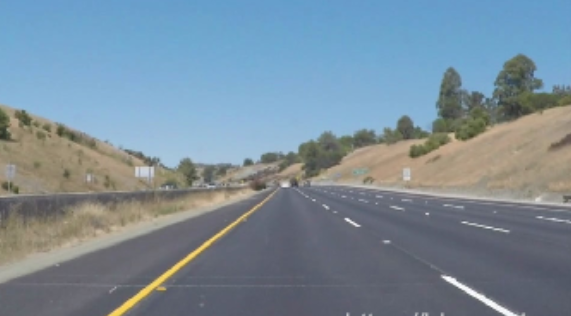
#> input picture road.PNG, 571 x 316 px, found by its file name
$ python lanedetect.py   (older library calls are emulated)
#> lines starting #> are read from the running program, lines starting #| are printed output that depends on the picture; after the words box and inside, x2 and y2 are one past the last pixel; in counts of white or black regions, pixels touching at a corner belong together

import matplotlib.pyplot as plt
import matplotlib.image as mpimg
import numpy as np
import cv2

image = mpimg.imread('./road.png')
#> image is the input picture: shape (316, 571, 4) float32; mean R, G, B, A 0.478, 0.549, 0.601, 1

def grayscale(img):
    return cv2.cvtColor(img,cv2.COLOR_RGB2GRAY)

def canny(img,low_threshold=100,high_threshold=200):
    return cv2.Canny(img,low_threshold,high_threshold)

def region_of_interest(img):
        """
        分割出ROI，并填充，再对图像掩膜处理，将其他object遮挡
        """
        #draw the polygon with three vertices
        height=img.shape[0]
        width=img.shape[1]
        region_of_interest_vertices = [
        (0, height),
        (width / 2, height / 2),
        (width, height)]
        # Define a blank matrix that matches the image height/width.
        mask = np.zeros_like(img)
        # Retrieve the number of color channels of the image.
        #channel_count = img.shape[2]
        # Create a match color with the same color channel counts.
        #match_mask_color = (255,) * channel_count #彩色图像时的color
        match_mask_color = 255
        # Fill inside the polygon
        #cv2.fillPoly(mask, np.array([region_of_interest_vertices],np.int32)，match_mask_color)#多边形填充
        cv2.fillPoly(mask, np.array([region_of_interest_vertices],np.int32), match_mask_color)
        #按位与操作，对图片进行mask淹膜操作，ROI区域正常显示，其他区域置零
        masked_image = cv2.bitwise_and(img, mask)
        return masked_image

def hough_lines(img,rho=6,theta=np.pi/180,threshold=160,
                    min_line_len=40,max_line_gap=25):

        lines=cv2.HoughLinesP(img,rho,theta,threshold, np.array([]),
                              minLineLength=min_line_len, maxLineGap=max_line_gap)
        return lines

def draw_lines(img,lines,color=[255,0,0],thickness=3):
        imm=img

        if lines is None:
            return
        img=np.copy(img)
        #生成待划线的图,zeros，addweighted混合的时候，0值不会显示
        img_channels=img.shape[2]
        line_img=np.zeros((img.shape[0],img.shape[1],img_channels),dtype=np.uint8)
        for line in lines:
            for x1,y1,x2,y2 in line:
                cv2.line(line_img,(x1,y1),(x2,y2),color,thickness)
        img=cv2.addWeighted(img, 0.8, line_img, 1.0, 0.0, imm, cv2.CV_32F)
        return img


def group_lines_and_draw(img,lines):
    """
    根据斜率，将所有的线分为左右两组,斜率绝对值小于0.5的舍去（影响不显著）
    （因为图像的原点在左上角，slope<0是left lines，slope>0是right lines)
    设定min_y作为left和right的top线,max_y为bottom线，求出四个x值即可确定直线：
    将left和right的点分别线性拟合，拟合方程根据y值，求出x值，画出lane
    """
    left_x,left_y,right_x,right_y=[],[],[],[]
    for line in lines:
        for x1,y1,x2,y2 in line:
            slope=(y2-y1)/(x2-x1)
            #if abs(slope)<0.5: continue
            if slope<0:
                left_x.extend([x1,x2])
                left_y.extend([y1,y2])
            if slope>0:
                right_x.extend([x1,x2])
                right_y.extend([y1,y2])
    #设定top 和 bottom的y值，left和right的y值都一样
    min_y=int(img.shape[0]*(3/5))
    max_y=int(img.shape[0])

    #对left的所有点进行线性拟合
    poly_left = np.poly1d(np.polyfit(left_y,left_x,deg=1))
    left_x_start = int(poly_left(max_y))
    left_x_end = int(poly_left(min_y))
    #对right的所有点进行线性拟合
    poly_right = np.poly1d(np.polyfit(right_y,right_x,deg=1))
    right_x_start = int(poly_right(max_y))
    right_x_end = int(poly_right(min_y))

    line_image=draw_lines(img,[[
            [left_x_start,max_y,left_x_end,min_y],
            [right_x_start,max_y,right_x_end,min_y],
            ]],thickness=5)
    return line_image


#plt.imshow(image)
#plt.show()

gray_image=grayscale(image)
#> in grayscale, `return cv2.cvtColor(img,cv2.COLOR_RGB2GRAY)`:
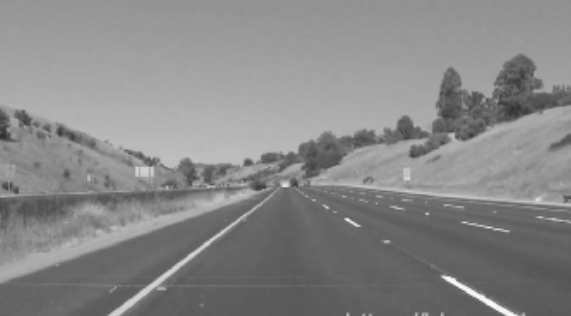
#> returned value: shape (316, 571) float32; min 0.178, max 0.985, mean 0.533
#plt.imshow(gray_image, cmap='gray')
gray_image = (gray_image * 255).astype(np.uint8)


canny_img=canny(gray_image)
#> in canny, `return cv2.Canny(img,low_threshold,high_threshold)`:
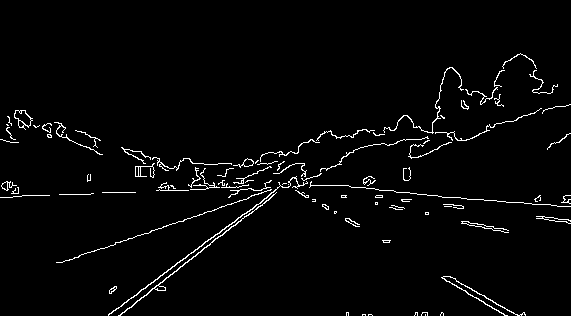
#> returned value: shape (316, 571); 2.6% white in thin lines or dots, all inside (x1, y1, x2, y2) = (0, 53, 571, 316)
#canny_img = (canny_img * 255).astype(np.uint8)
#plt.imshow(canny_img)
#plt.show()


ROI_img=region_of_interest(canny_img)
#> in region_of_interest, `cv2.fillPoly(mask, np.array([region_of_interest_vertices],np.int32), m..`:
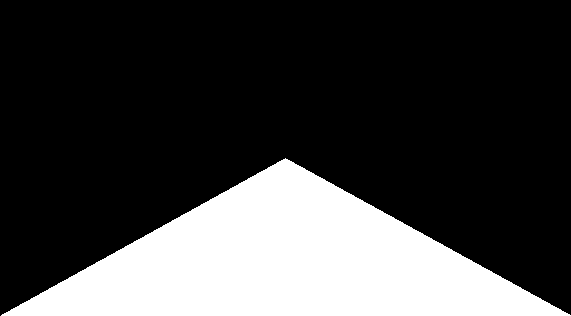
#> mask: shape (316, 571); 25.1% white; 1 white region, box (x1, y1, x2, y2) and area: (1, 158, 571, 316) 45236
#> in region_of_interest, `masked_image = cv2.bitwise_and(img, mask)`:
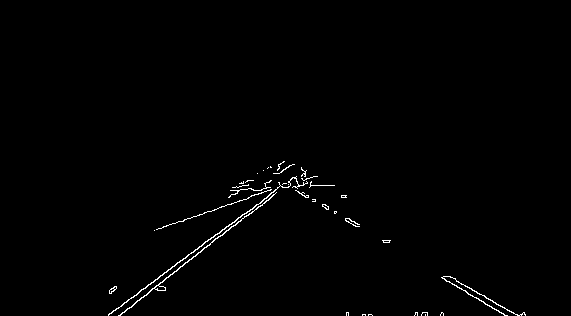
#> masked_image: shape (316, 571); 0.82% white in thin lines or dots, all inside (x1, y1, x2, y2) = (108, 161, 526, 316)
#ROI_img = (ROI_img * 255).astype(np.uint8)
#plt.imshow(ROI_img)
#plt.show()

lines=hough_lines(ROI_img)
#> in hough_lines, `lines=cv2.HoughLinesP(img,rho,theta,threshold, np.array([]), minLineLe..`: lines = [[214, 239, 305, 172], [198, 252, 305, 174], [119, 315, 193, 256], [219, 233, 301, 169], [284, 183, 359, 224], [108, 314, 185, 258], [442, 277, 507, 315], [447, 276, 518, 315], [259, 190, 304, 174], [204, 242, 303, 170], [295, 190, 385, 242], [154, 230, 214, 210]]
line_img=draw_lines(image,lines)
#> the loop in draw_lines, `for line in lines:` made 12 passes
#final_image=group_lines_and_draw(image,lines)

#line_img = (line_img * 255).astype(np.uint8)
plt.imshow(line_img)

plt.show()
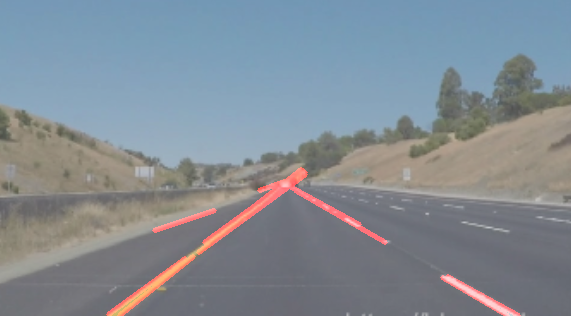
#> shown: shape (316, 571, 4) float32; mean R, G, B, A 0.394, 0.439, 0.481, 0.799; transparent parts drawn white
